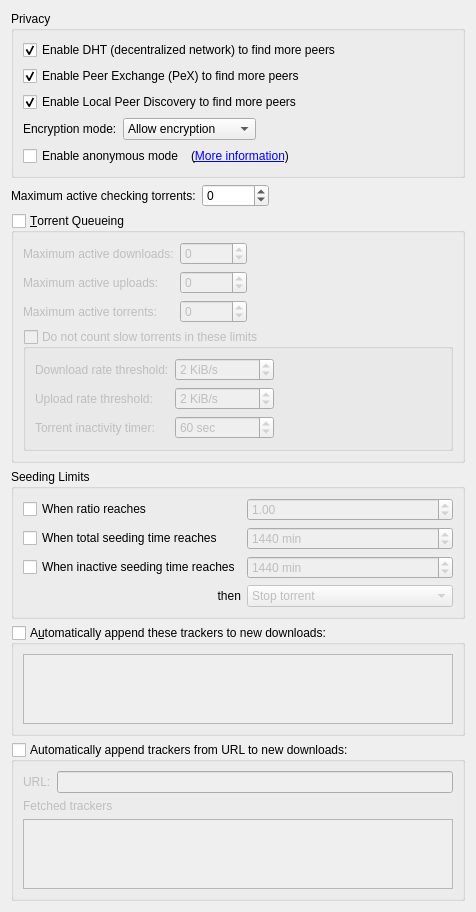
          <widget class="QWidget" name="scrollAreaWidgetContents_4">
           <property name="geometry">
            <rect>
             <x>0</x>
             <y>0</y>
             <width>413</width>
             <height>693</height>
            </rect>
           </property>
           <layout class="QVBoxLayout" name="verticalLayout_7">
            <item>
             <widget class="QGroupBox" name="AddBTFeaturesBox">
              <property name="title">
               <string>Privacy</string>
              </property>
              <layout class="QVBoxLayout" name="verticalLayout_14">
               <item>
                <widget class="QCheckBox" name="checkDHT">
                 <property name="toolTip">
                  <string>Find peers on the DHT network</string>
                 </property>
                 <property name="text">
                  <string>Enable DHT (decentralized network) to find more peers</string>
                 </property>
                 <property name="checked">
                  <bool>true</bool>
                 </property>
                </widget>
               </item>
               <item>
                <widget class="QCheckBox" name="checkPeX">
                 <property name="toolTip">
                  <string>Exchange peers with compatible Bittorrent clients (µTorrent, Vuze, ...)</string>
                 </property>
                 <property name="text">
                  <string>Enable Peer Exchange (PeX) to find more peers</string>
                 </property>
                 <property name="checked">
                  <bool>true</bool>
                 </property>
                </widget>
               </item>
               <item>
                <widget class="QCheckBox" name="checkLSD">
                 <property name="toolTip">
                  <string>Look for peers on your local network</string>
                 </property>
                 <property name="text">
                  <string>Enable Local Peer Discovery to find more peers</string>
                 </property>
                 <property name="checked">
                  <bool>true</bool>
                 </property>
                </widget>
               </item>
               <item>
                <layout class="QHBoxLayout">
                 <item>
                  <widget class="QLabel" name="lbl_encryption">
                   <property name="text">
                    <string>Encryption mode:</string>
                   </property>
                  </widget>
                 </item>
                 <item>
                  <widget class="QComboBox" name="comboEncryption">
                   <property name="toolTip">
                    <string>Allow encryption: Connect to peers regardless of setting
Require encryption: Only connect to peers with protocol encryption
Disable encryption: Only connect to peers without protocol encryption</string>
                   </property>
                   <item>
                    <property name="text">
                     <string>Allow encryption</string>
                    </property>
                   </item>
                   <item>
                    <property name="text">
                     <string>Require encryption</string>
                    </property>
                   </item>
                   <item>
                    <property name="text">
                     <string>Disable encryption</string>
                    </property>
                   </item>
                  </widget>
                 </item>
                 <item>
                  <spacer>
                   <property name="orientation">
                    <enum>Qt::Orientation::Horizontal</enum>
                   </property>
                   <property name="sizeHint" stdset="0">
                    <size>
                     <width>40</width>
                     <height>20</height>
                    </size>
                   </property>
                  </spacer>
                 </item>
                </layout>
               </item>
               <item>
                <layout class="QHBoxLayout" name="horizontalLayout_6">
                 <item>
                  <widget class="QCheckBox" name="checkAnonymousMode">
                   <property name="toolTip">
                    <string>Enable when using a proxy or a VPN connection</string>
                   </property>
                   <property name="text">
                    <string>Enable anonymous mode</string>
                   </property>
                  </widget>
                 </item>
                 <item>
                  <widget class="QLabel" name="label_anonymous">
                   <property name="text">
                    <string>(&lt;a href=&quot;https://github.com/qbittorrent/qButtorrent/wiki/Anonymous-Mode&quot;&gt;More information&lt;/a&gt;)</string>
                   </property>
                   <property name="openExternalLinks">
                    <bool>true</bool>
                   </property>
                   <property name="textInteractionFlags">
                    <set>Qt::TextInteractionFlag::LinksAccessibleByKeyboard|Qt::TextInteractionFlag::LinksAccessibleByMouse</set>
                   </property>
                  </widget>
                 </item>
                 <item>
                  <spacer name="horizontalSpacer_14">
                   <property name="orientation">
                    <enum>Qt::Orientation::Horizontal</enum>
                   </property>
                   <property name="sizeHint" stdset="0">
                    <size>
                     <width>40</width>
                     <height>20</height>
                    </size>
                   </property>
                  </spacer>
                 </item>
                </layout>
               </item>
              </layout>
             </widget>
            </item>
            <item>
             <layout class="QHBoxLayout" name="horizontalLayout_20">
              <item>
               <widget class="QLabel" name="labelMaxActiveCheckingTorrents">
                <property name="text">
                 <string>Maximum active checking torrents:</string>
                </property>
               </widget>
              </item>
              <item>
               <widget class="QSpinBox" name="spinBoxMaxActiveCheckingTorrents">
                <property name="specialValueText">
                 <string notr="true">∞</string>
                </property>
                <property name="minimum">
                 <number>-1</number>
                </property>
                <property name="maximum">
                 <number>2147483647</number>
                </property>
               </widget>
              </item>
              <item>
               <spacer name="horizontalSpacer_21">
                <property name="orientation">
                 <enum>Qt::Orientation::Horizontal</enum>
                </property>
                <property name="sizeHint" stdset="0">
                 <size>
                  <width>40</width>
                  <height>20</height>
                 </size>
                </property>
               </spacer>
              </item>
             </layout>
            </item>
            <item>
             <widget class="QGroupBox" name="checkEnableQueueing">
              <property name="title">
               <string>&amp;Torrent Queueing</string>
              </property>
              <property name="checkable">
               <bool>true</bool>
              </property>
              <property name="checked">
               <bool>false</bool>
              </property>
              <layout class="QGridLayout" name="gridLayout_2">
               <item row="0" column="0">
                <widget class="QLabel" name="label_max_active_dl">
                 <property name="text">
                  <string>Maximum active downloads:</string>
                 </property>
                </widget>
               </item>
               <item row="0" column="1">
                <widget class="QSpinBox" name="spinMaxActiveDownloads">
                 <property name="specialValueText">
                  <string>∞</string>
                 </property>
                 <property name="minimum">
                  <number>-1</number>
                 </property>
                 <property name="maximum">
                  <number>2147483647</number>
                 </property>
                </widget>
               </item>
               <item row="0" column="2">
                <spacer name="horizontalSpacer_7">
                 <property name="orientation">
                  <enum>Qt::Orientation::Horizontal</enum>
                 </property>
                 <property name="sizeHint" stdset="0">
                  <size>
                   <width>40</width>
                   <height>20</height>
                  </size>
                 </property>
                </spacer>
               </item>
               <item row="1" column="0">
                <widget class="QLabel" name="label_max_active_up">
                 <property name="text">
                  <string>Maximum active uploads:</string>
                 </property>
                </widget>
               </item>
               <item row="1" column="1">
                <widget class="QSpinBox" name="spinMaxActiveUploads">
                 <property name="specialValueText">
                  <string>∞</string>
                 </property>
                 <property name="minimum">
                  <number>-1</number>
                 </property>
                 <property name="maximum">
                  <number>2147483647</number>
                 </property>
                </widget>
               </item>
               <item row="2" column="0">
                <widget class="QLabel" name="maxActiveTorrents_lbl">
                 <property name="text">
                  <string>Maximum active torrents:</string>
                 </property>
                </widget>
               </item>
               <item row="2" column="1">
                <widget class="QSpinBox" name="spinMaxActiveTorrents">
                 <property name="specialValueText">
                  <string>∞</string>
                 </property>
                 <property name="minimum">
                  <number>-1</number>
                 </property>
                 <property name="maximum">
                  <number>2147483647</number>
                 </property>
                </widget>
               </item>
               <item row="3" column="0" colspan="3">
                <widget class="QGroupBox" name="checkIgnoreSlowTorrentsForQueueing">
                 <property name="title">
                  <string>Do not count slow torrents in these limits</string>
                 </property>
                 <property name="checkable">
                  <bool>true</bool>
                 </property>
                 <property name="checked">
                  <bool>false</bool>
                 </property>
                 <layout class="QGridLayout" name="gridLayout_13">
                  <item row="0" column="0">
                   <widget class="QLabel" name="labelDownloadRateForSlowTorrents">
                    <property name="text">
                     <string>Download rate threshold:</string>
                    </property>
                   </widget>
                  </item>
                  <item row="0" column="1">
                   <widget class="QSpinBox" name="spinDownloadRateForSlowTorrents">
                    <property name="suffix">
                     <string> KiB/s</string>
                    </property>
                    <property name="maximum">
                     <number>2000000</number>
                    </property>
                    <property name="stepType">
                     <enum>QAbstractSpinBox::StepType::AdaptiveDecimalStepType</enum>
                    </property>
                    <property name="value">
                     <number>2</number>
                    </property>
                   </widget>
                  </item>
                  <item row="0" column="2">
                   <spacer name="horizontalSpacer_9">
                    <property name="orientation">
                     <enum>Qt::Orientation::Horizontal</enum>
                    </property>
                    <property name="sizeHint" stdset="0">
                     <size>
                      <width>40</width>
                      <height>20</height>
                     </size>
                    </property>
                   </spacer>
                  </item>
                  <item row="1" column="0">
                   <widget class="QLabel" name="labelUploadRateForSlowTorrents">
                    <property name="text">
                     <string>Upload rate threshold:</string>
                    </property>
                   </widget>
                  </item>
                  <item row="1" column="1">
                   <widget class="QSpinBox" name="spinUploadRateForSlowTorrents">
                    <property name="suffix">
                     <string> KiB/s</string>
                    </property>
                    <property name="maximum">
                     <number>2000000</number>
                    </property>
                    <property name="stepType">
                     <enum>QAbstractSpinBox::StepType::AdaptiveDecimalStepType</enum>
                    </property>
                    <property name="value">
                     <number>2</number>
                    </property>
                   </widget>
                  </item>
                  <item row="2" column="0">
                   <widget class="QLabel" name="labelSlowTorrentInactivityTimer">
                    <property name="text">
                     <string>Torrent inactivity timer:</string>
                    </property>
                   </widget>
                  </item>
                  <item row="2" column="1">
                   <widget class="QSpinBox" name="spinSlowTorrentsInactivityTimer">
                    <property name="suffix">
                     <string extracomment="seconds"> sec</string>
                    </property>
                    <property name="minimum">
                     <number>1</number>
                    </property>
                    <property name="maximum">
                     <number>999999</number>
                    </property>
                    <property name="value">
                     <number>60</number>
                    </property>
                   </widget>
                  </item>
                 </layout>
                </widget>
               </item>
              </layout>
             </widget>
            </item>
            <item>
             <widget class="QGroupBox" name="seedingLimitsBox">
              <property name="title">
               <string>Seeding Limits</string>
              </property>
              <layout class="QGridLayout" name="gridLayout_15">
               <item row="0" column="0">
                <widget class="QCheckBox" name="checkMaxRatio">
                 <property name="text">
                  <string>When ratio reaches</string>
                 </property>
                </widget>
               </item>
               <item row="0" column="1">
                <widget class="QDoubleSpinBox" name="spinMaxRatio">
                 <property name="enabled">
                  <bool>false</bool>
                 </property>
                 <property name="singleStep">
                  <double>0.050000000000000</double>
                 </property>
                 <property name="value">
                  <double>1.000000000000000</double>
                 </property>
                </widget>
               </item>
               <item row="0" column="2">
                <spacer name="horizontalSpacer_2">
                 <property name="orientation">
                  <enum>Qt::Orientation::Horizontal</enum>
                 </property>
                 <property name="sizeHint" stdset="0">
                  <size>
                   <width>40</width>
                   <height>20</height>
                  </size>
                 </property>
                </spacer>
               </item>
               <item row="1" column="0">
                <widget class="QCheckBox" name="checkMaxSeedingMinutes">
                 <property name="text">
                  <string>When total seeding time reaches</string>
                 </property>
                </widget>
               </item>
               <item row="1" column="1">
                <widget class="QSpinBox" name="spinMaxSeedingMinutes">
                 <property name="enabled">
                  <bool>false</bool>
                 </property>
                 <property name="suffix">
                  <string extracomment="minutes"> min</string>
                 </property>
                 <property name="maximum">
                  <number>9999999</number>
                 </property>
                 <property name="value">
                  <number>1440</number>
                 </property>
                </widget>
               </item>
               <item row="2" column="0">
                <widget class="QCheckBox" name="checkMaxInactiveSeedingMinutes">
                 <property name="text">
                  <string>When inactive seeding time reaches</string>
                 </property>
                </widget>
               </item>
               <item row="2" column="1">
                <widget class="QSpinBox" name="spinMaxInactiveSeedingMinutes">
                 <property name="enabled">
                  <bool>false</bool>
                 </property>
                 <property name="suffix">
                  <string extracomment="minutes"> min</string>
                 </property>
                 <property name="maximum">
                  <number>9999999</number>
                 </property>
                 <property name="value">
                  <number>1440</number>
                 </property>
                </widget>
               </item>
               <item row="3" column="0">
                <widget class="QLabel" name="label">
                 <property name="text">
                  <string>then</string>
                 </property>
                 <property name="alignment">
                  <set>Qt::AlignmentFlag::AlignRight|Qt::AlignmentFlag::AlignTrailing|Qt::AlignmentFlag::AlignVCenter</set>
                 </property>
                </widget>
               </item>
               <item row="3" column="1">
                <widget class="QComboBox" name="comboRatioLimitAct">
                 <property name="enabled">
                  <bool>false</bool>
                 </property>
                 <item>
                  <property name="text">
                   <string>Stop torrent</string>
                  </property>
                 </item>
                 <item>
                  <property name="text">
                   <string>Remove torrent</string>
                  </property>
                 </item>
                 <item>
                  <property name="text">
                   <string>Remove torrent and its files</string>
                  </property>
                 </item>
                 <item>
                  <property name="text">
                   <string>Enable super seeding for torrent</string>
                  </property>
                 </item>
                </widget>
               </item>
              </layout>
             </widget>
            </item>
            <item>
             <widget class="QGroupBox" name="checkEnableAddTrackers">
              <property name="title">
               <string>A&amp;utomatically append these trackers to new downloads:</string>
              </property>
              <property name="checkable">
               <bool>true</bool>
              </property>
              <property name="checked">
               <bool>false</bool>
              </property>
              <layout class="QGridLayout" name="gridLayout_16">
               <item row="0" column="0">
                <widget class="QPlainTextEdit" name="textTrackers">
                 <property name="tabChangesFocus">
                  <bool>true</bool>
                 </property>
                </widget>
               </item>
              </layout>
             </widget>
            </item>
            <item>
             <widget class="QGroupBox" name="checkAddTrackersFromURL">
              <property name="title">
               <string>Automatically append trackers from URL to new downloads:</string>
              </property>
              <property name="checkable">
               <bool>true</bool>
              </property>
              <property name="checked">
               <bool>false</bool>
              </property>
              <layout class="QVBoxLayout" name="checkAddTrackersFromURLLayout">
               <item>
                <layout class="QHBoxLayout" name="horizontalLayout_21">
                 <item>
                  <widget class="QLabel" name="labelCustomizeTrackersListUrl">
                   <property name="text">
                    <string>URL:</string>
                   </property>
                  </widget>
                 </item>
                 <item>
                  <widget class="QLineEdit" name="textTrackersURL"/>
                 </item>
                </layout>
               </item>
               <item>
                <widget class="QLabel" name="labeltrackersFromURL">
                 <property name="text">
                  <string>Fetched trackers</string>
                 </property>
                </widget>
               </item>
               <item>
                <widget class="QPlainTextEdit" name="textTrackersFromURL">
                 <property name="readOnly">
                  <bool>true</bool>
                 </property>
                </widget>
               </item>
              </layout>
             </widget>
            </item>
            <item>
             <spacer name="verticalSpacer_8">
              <property name="orientation">
               <enum>Qt::Orientation::Vertical</enum>
              </property>
              <property name="sizeHint" stdset="0">
               <size>
                <width>20</width>
                <height>40</height>
               </size>
              </property>
             </spacer>
            </item>
           </layout>
          </widget>
